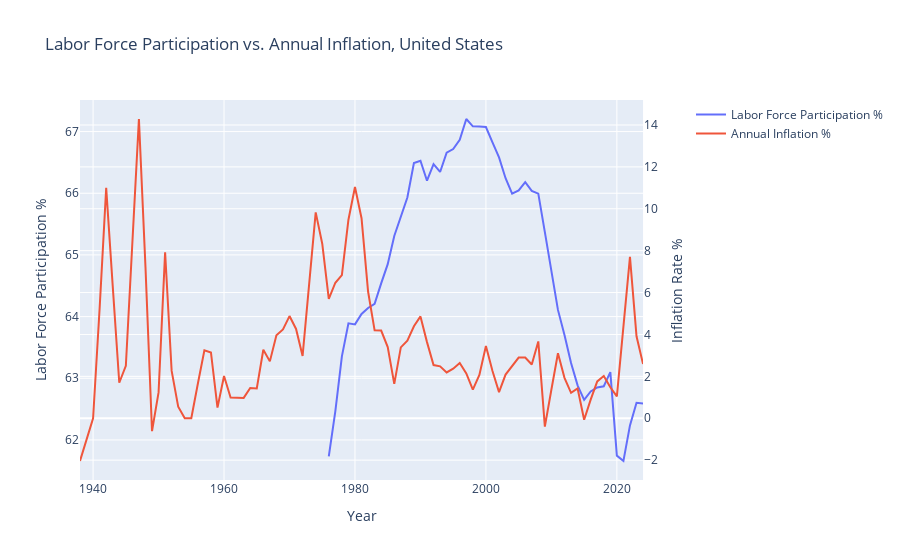

Here is the notebook cell this chart was saved with:
### Markdown cell above
Create Visualization

### Code cell
import plotly.graph_objects as go
from plotly.subplots import make_subplots

# Create figure with secondary y-axis
fig = make_subplots(specs=[[{"secondary_y": True}]])

# Add traces
fig.add_trace(
    go.Scatter(
        x=df_laborforce["date"],
        y=df_laborforce["Overall Percentage"],
        name="Labor Force Participation %",
    ),
    secondary_y=False,
)

fig.add_trace(
    go.Scatter(
        x=df_annualinflation["date"],
        y=df_annualinflation["Overall Percentage"],
        name="Annual Inflation %",
    ),
    secondary_y=True,
)

# Add figure title
fig.update_layout(
    title_text="Labor Force Participation vs. Annual Inflation, United States"
)

# Set x-axis title
fig.update_xaxes(title_text="Year")

# Set y-axes titles
fig.update_yaxes(title_text="Labor Force Participation %", secondary_y=False)
fig.update_yaxes(title_text="Inflation Rate %", secondary_y=True)

fig.show()

### Figure 1 — Plotly figure (JSON) as saved in the notebook; plotly's stock layout.template omitted (floating-point values rounded to 4 significant figures)
{"data": [{"name": "Labor Force Participation %", "type": "scatter", "x": ["1976-01-01", "1977-01-01", "1978-01-01", "1979-01-01", "1980-01-01", "1981-01-01", "1982-01-01", "1983-01-01", "1984-01-01", "1985-01-01", "1986-01-01", "1987-01-01", "1988-01-01", "1989-01-01", "1990-01-01", "1991-01-01", "1992-01-01", "1993-01-01", "1994-01-01", "1995-01-01", "1996-01-01", "1997-01-01", "1998-01-01", "1999-01-01", "2000-01-01", "2001-01-01", "2002-01-01", "2003-01-01", "2004-01-01", "2005-01-01", "2006-01-01", "2007-01-01", "2008-01-01", "2009-01-01", "2010-01-01", "2011-01-01", "2012-01-01", "2013-01-01", "2014-01-01", "2015-01-01", "2016-01-01", "2017-01-01", "2018-01-01", "2019-01-01", "2020-01-01", "2021-01-01", "2022-01-01", "2023-01-01", "2024-01-01"], "xaxis": "x", "y": [61.73, 62.47, 63.35, 63.89, 63.87, 64.04, 64.14, 64.21, 64.54, 64.85, 65.31, 65.63, 65.93, 66.49, 66.53, 66.2, 66.47, 66.35, 66.66, 66.72, 66.87, 67.2, 67.09, 67.08, 67.07, 66.82, 66.58, 66.24, 65.99, 66.05, 66.18, 66.04, 65.99, 65.37, 64.71, 64.11, 63.7, 63.25, 62.89, 62.65, 62.79, 62.85, 62.87, 63.1, 61.75, 61.66, 62.24, 62.6, 62.59], "yaxis": "y"}, {"name": "Annual Inflation %", "type": "scatter", "x": ["1938-01-01", "1939-01-01", "1940-01-01", "1941-01-01", "1942-01-01", "1943-01-01", "1944-01-01", "1945-01-01", "1946-01-01", "1947-01-01", "1948-01-01", "1949-01-01", "1950-01-01", "1951-01-01", "1952-01-01", "1953-01-01", "1954-01-01", "1955-01-01", "1956-01-01", "1957-01-01", "1958-01-01", "1959-01-01", "1960-01-01", "1961-01-01", "1962-01-01", "1963-01-01", "1964-01-01", "1965-01-01", "1966-01-01", "1967-01-01", "1968-01-01", "1969-01-01", "1970-01-01", "1971-01-01", "1972-01-01", "1973-01-01", "1974-01-01", "1975-01-01", "1976-01-01", "1977-01-01", "1978-01-01", "1979-01-01", "1980-01-01", "1981-01-01", "1982-01-01", "1983-01-01", "1984-01-01", "1985-01-01", "1986-01-01", "1987-01-01", "1988-01-01", "1989-01-01", "1990-01-01", "1991-01-01", "1992-01-01", "1993-01-01", "1994-01-01", "1995-01-01", "1996-01-01", "1997-01-01", "1998-01-01", "1999-01-01", "2000-01-01", "2001-01-01", "2002-01-01", "2003-01-01", "2004-01-01", "2005-01-01", "2006-01-01", "2007-01-01", "2008-01-01", "2009-01-01", "2010-01-01", "2011-01-01", "2012-01-01", "2013-01-01", "2014-01-01", "2015-01-01", "2016-01-01", "2017-01-01", "2018-01-01", "2019-01-01", "2020-01-01", "2021-01-01", "2022-01-01", "2023-01-01", "2024-01-01"], "xaxis": "x", "y": [-2.041, -1.042, 0.0, 5.263, 11.0, 6.306, 1.695, 2.5, 8.13, 14.29, 7.237, -0.6135, 1.235, 7.927, 2.26, 0.5525, 0.0, 0.0, 1.648, 3.243, 3.141, 0.5076, 2.02, 0.9901, 0.9804, 0.9709, 1.442, 1.422, 3.271, 2.715, 3.965, 4.237, 4.878, 4.264, 2.974, 6.498, 9.831, 8.333, 5.698, 6.469, 6.835, 9.479, 11.04, 9.552, 6.05, 4.195, 4.187, 3.4, 1.644, 3.382, 3.698, 4.39, 4.862, 3.634, 2.539, 2.476, 2.186, 2.365, 2.64, 2.144, 1.364, 2.07, 3.448, 2.255, 1.246, 2.083, 2.505, 2.896, 2.902, 2.564, 3.667, -0.4019, 1.372, 3.105, 1.931, 1.212, 1.422, -0.0738, 0.8863, 1.757, 2.014, 1.481, 1.042, 4.47, 7.702, 3.912, 2.588], "yaxis": "y2"}], "layout": {"title": {"text": "Labor Force Participation vs. Annual Inflation, United States"}, "xaxis": {"anchor": "y", "domain": [0, 0.94], "title": {"text": "Year"}}, "yaxis": {"anchor": "x", "domain": [0, 1], "title": {"text": "Labor Force Participation %"}}, "yaxis2": {"anchor": "x", "overlaying": "y", "side": "right", "title": {"text": "Inflation Rate %"}}}}
